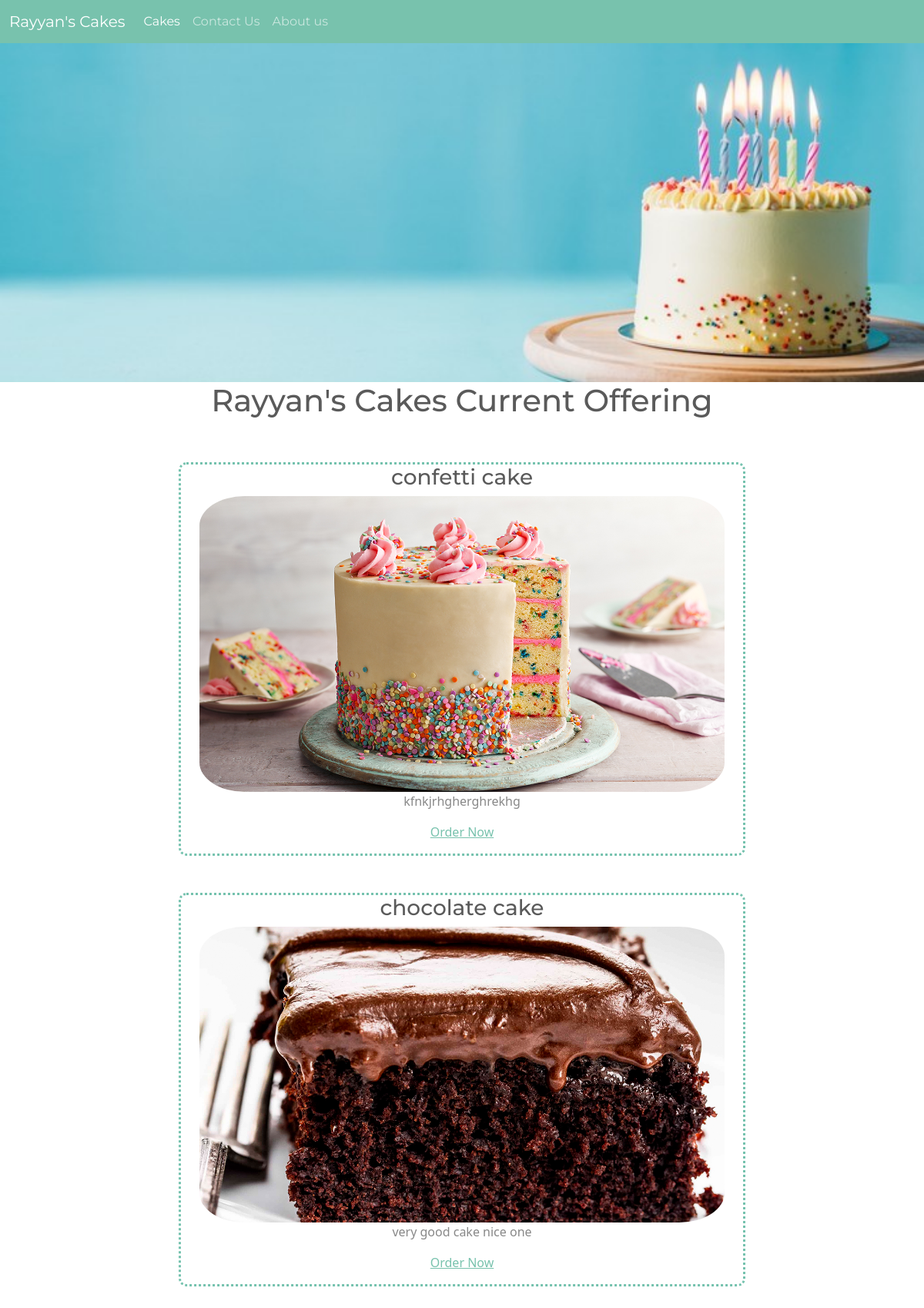
Before: /cakes/ with the older database file.
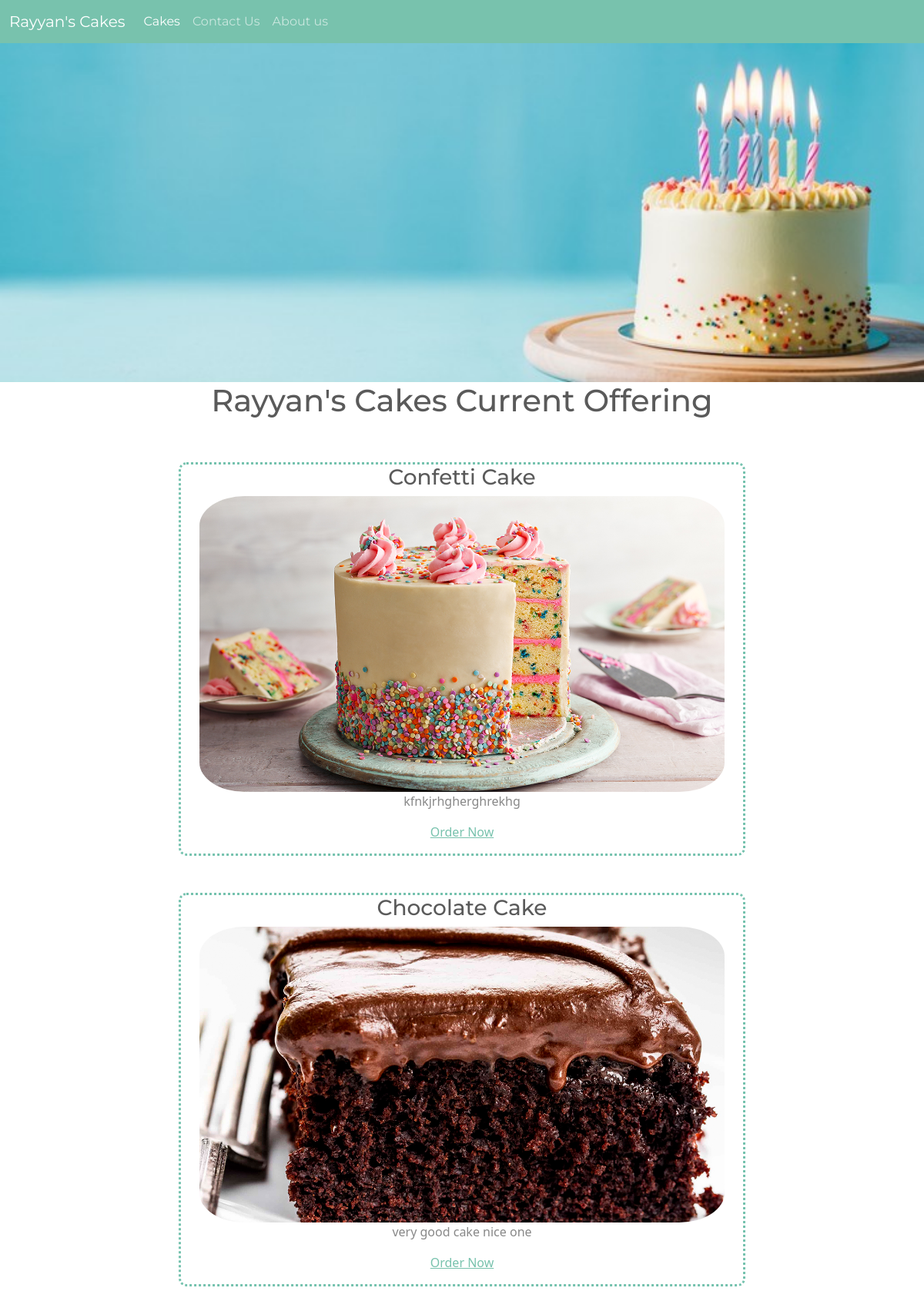
After: the same page with the newer database file.
### cakes/models.py (models this page shows, shortened)
class Cake(models.Model):
    name = models.CharField(max_length=30)
    pub_date = models.DateTimeField('Date Uploaded')
    price = models.IntegerField()
    picture_name = models.CharField(max_length=50)
    description = models.CharField(max_length=100)
    cooking_time = models.IntegerField()

### cakes/views.py (the view)
# urls.py: path('', views.index, name="index"),
def index(request):
    latest_cakes_list = Cake.objects.order_by('-pub_date')
    context = {'latest_cakes_list':latest_cakes_list}
    return render(request, 'cakes/index.html', context)

### cakes/templates/cakes/index.html (shortened to what this page needs)
<!DOCTYPE html>
<html lang="en">
<head>
    {% load static %}
    <link rel="stylesheet"  href="{%  static  'style.css'  %}">
</head>
<body>
    <div>
        <nav class="navbar navbar-expand-lg navbar-dark bg-primary">
            <div class="container-fluid">
              <a class="navbar-brand" href="#">Rayyan's Cakes</a>
              <div class="collapse navbar-collapse" id="navbarColor01">
                <ul class="navbar-nav me-auto">
                  <li class="nav-item">
                    <a class="nav-link active" href="{% url 'cakes:index' %}">Cakes
                    </a>
                  </li>
                  <li class="nav-item">
                    <a class="nav-link" href="#">Contact Us</a>
                  </li>
                  <li class="nav-item">
                    <a class="nav-link" href="#">About us</a>
                  </li>
                </ul>
              </div>
            </div>
          </nav>
          <img src="{% get_static_prefix %}cakes/birthday.jpeg" alt="banner image of a cake" style="width: 100%;">
    </div>
    <div class="container">
        <div class="row">
            <h1 style="text-align: center;">Rayyan's Cakes Current Offering</h1>
        </div>
        <br>
    </div>
    <div class="container">
        <br>
        {% if latest_cakes_list %}
        {% for cake in latest_cakes_list %}
            <div class="row" >
                <div class="col">
                </div>
                <div class="col-8">
                    <div class="container"  style="border-style: dotted; border-color: #75C2AE; border-radius: 10px;">
                        <div class="row">
                            <h3 style="text-align: center;">{{ cake.name }}</h3>
                        </div>
                        <div class="row">
                            <img src="{% get_static_prefix %}cakes/{{ cake.picture_name }}.jpg" style="border-radius: 10%;" alt="">
                        </div>
                        <div class="row">
                            <p style="text-align: center;">{{ cake.description }}</p>
                        </div>
                        <div class="row">
                            <p style="text-align: center;"><a href="{% url 'cakes:detail' cake.id %}">Order Now</a></p>
                        </div>
                    </div>
                </div>
                <div class="col">
                </div>
            </div>
            <br>
            <br>
        {% endfor %}
        {% endif %}
    </div>
</body>
</html>

Changed rows visible on the page:
changed Cake "kfnkjrhgherghrekhg": name "confetti cake" → "Confetti Cake"
changed Cake "very good cake nice one": name "chocolate cake" → "Chocolate Cake"
